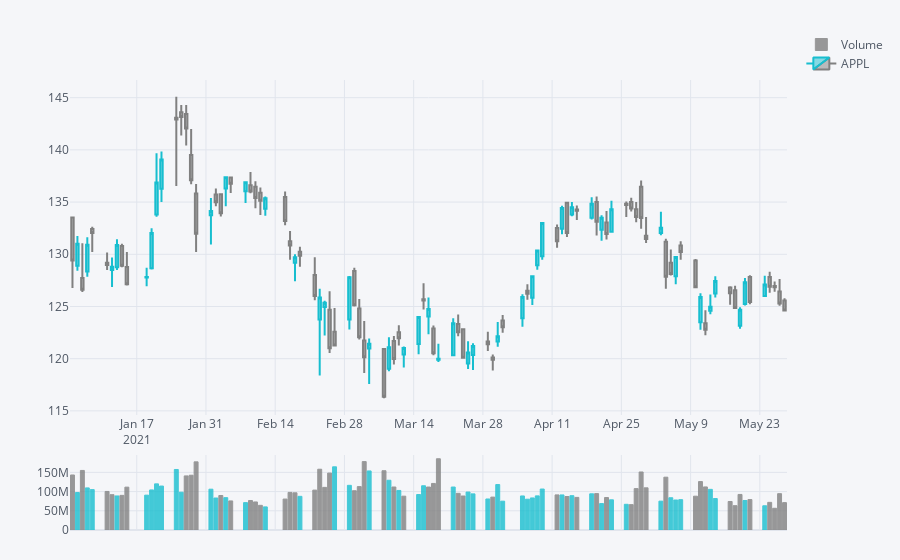

Notebook code cell kept with this figure:
### Code cell
qf.add_volume(colorChange=False)
qf.iplot(name="APPL")
